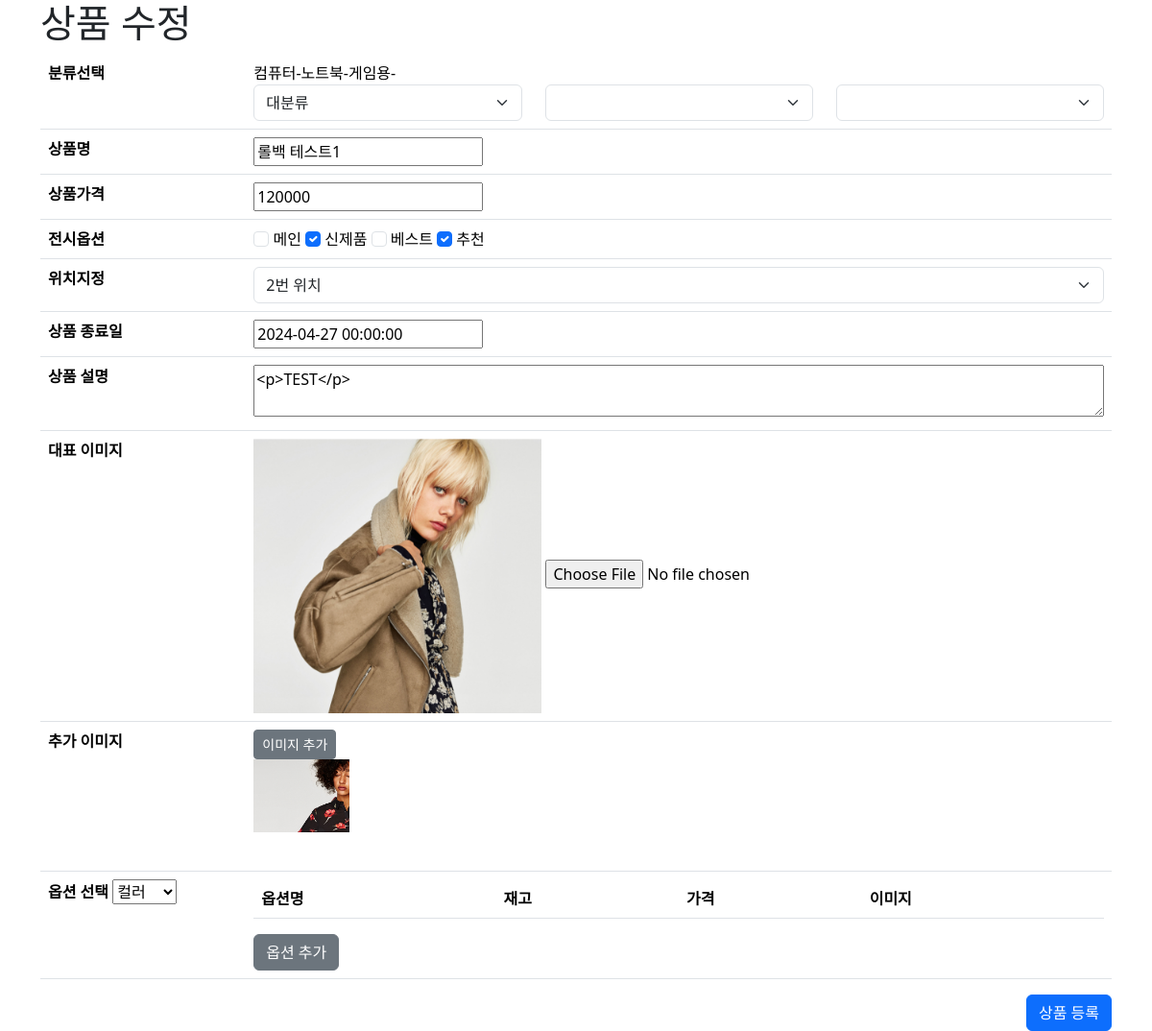
The page /admin/product/product_edit.php?pid=27 (signed in) on the database its author committed.
### tables this page shows
CREATE TABLE `category` (
  `cid` int(11) NOT NULL,
  `code` varchar(10) NOT NULL,
  `pcode` varchar(10) NOT NULL,
  `name` varchar(100) NOT NULL,
  `step` tinyint(4) NOT NULL
);

CREATE TABLE `products` (
  `pid` int(11) NOT NULL,
  `name` varchar(100) NOT NULL,
  `cate` varchar(100) NOT NULL,
  `content` text NOT NULL,
  `thumbnail` varchar(100) NOT NULL,
  `price` double NOT NULL,
  `sale_price` double DEFAULT NULL,
  `sale_ratio` double DEFAULT NULL,
  `cnt` int(11) DEFAULT NULL,
  `sale_cnt` int(11) DEFAULT NULL,
  `ismain` tinyint(4) DEFAULT NULL,
  `isnew` tinyint(4) DEFAULT NULL,
  `isbest` tinyint(4) DEFAULT NULL,
  `isrecom` tinyint(4) DEFAULT NULL,
  `locate` tinyint(4) DEFAULT NULL,
  `userid` varchar(100) DEFAULT NULL,
  `sale_end_date` datetime DEFAULT NULL,
  `reg_date` datetime DEFAULT NULL,
  `status` tinyint(4) DEFAULT NULL,
  `delivery_fee` double DEFAULT NULL,
  `product_image` varchar(100) DEFAULT NULL
);

CREATE TABLE `product_image_table` (
  `imgid` int(11) NOT NULL,
  `pid` int(11) DEFAULT NULL,
  `userid` varchar(100) DEFAULT NULL,
  `filename` varchar(100) DEFAULT NULL,
  `regdate` datetime DEFAULT current_timestamp(),
  `status` tinyint(4) DEFAULT 1
);

### admin/product/product_edit.php (the view, shortened to what this page needs)
<?php
include_once $_SERVER['DOCUMENT_ROOT'] . '/pinkping/inc/header.php';
$pid = $_GET['pid'];
$sql = "SELECT * FROM products WHERE pid = {$pid}";
$result = $mysqli -> query($sql);
$rs = $result->fetch_object();
$cates = $rs->cate;
$cateArray = str_split($cates, 5);
foreach($cateArray as $cate){
  $sql = "SELECT * FROM category WHERE code = '{$cate}'";
  $result = $mysqli -> query($sql);
  while($caters = $result->fetch_object()){
    $cateArr[] = $caters;
  }
}
$imgSql = "SELECT * FROM product_image_table WHERE pid = {$pid}";
$imgrs = $mysqli -> query($imgSql);
while ($irs = $imgrs->fetch_object()) {
    $rsArr[] = $irs;
}
?>
<link href="https://cdn.jsdelivr.net/npm/summernote@0.8.18/dist/summernote.min.css" rel="stylesheet">
<link rel="stylesheet" href="//code.jquery.com/ui/1.13.2/themes/base/jquery-ui.css">
<div class="container">
  <h1>상품 수정</h1>
  <form action="product_edit_ok.php" method="POST" enctype="multipart/form-data" id="product_save">
    <table class="table">
      <tbody>
        <tr>
          <th>분류선택</th>
          <td>
            <div>
              <?php
                foreach($cateArr as $cate){
                  echo $cate-> name. '-';
                }
              ?>
            </div>
            <div class="category row">
              <div class="col">
                <select class="form-select" aria-label="대분류" id="cate1" name="cate1" required>
                  <option selected disabled>대분류</option>
                </select>
              </div>
              <div class="col">
                <select class="form-select" aria-label="중분류" id="cate2" name="cate2">
                </select>
              </div>
              <div class="col">
                <select class="form-select" aria-label="소분류" id="cate3" name="cate3">
                </select>
              </div>
            </div>
          </td>
        </tr>
        <tr>
          <th>상품명</th>
          <td>
            <input type="text" name="name" id="name" placeholder="상품명" value="<?= $rs -> name?>" required>
          </td>
        </tr>
        <tr>
          <th>상품가격</th>
          <td>
            <input type="text" name="price" id="price" placeholder="상품가격" value="<?= $rs -> price?>" required>
          </td>
        </tr>
        <tr>
          <th>전시옵션</th>
          <td>
            <input class="form-check-input" type="checkbox" name="ismain" value="1" id="ismain"
              <?php
                if($rs->ismain){ echo "checked";}
                ?>
            >
            <label class="form-check-label" for="ismain">
              메인
            </label>
            <input class="form-check-input" type="checkbox" name="isnew" value="1" id="isnew"
              <?php
                if($rs->isnew){ echo "checked";}
                ?>
            >
            <label class="form-check-label" for="isnew">
              신제품
            </label>
            <input class="form-check-input" type="checkbox" name="isbest" value="1" id="isbest"
              <?php
                if($rs->isbest){ echo "checked";}
              ?>
            >
            <label class="form-check-label" for="isbest">
              베스트
            </label>
            <input class="form-check-input" type="checkbox" name="isrecom" value="1" id="isrecom"
              <?php
                if($rs->isrecom){ echo "checked";}
              ?>
            >
            <label class="form-check-label" for="isrecom">
              추천
            </label>
          </td>
        </tr>
        <tr>
          <th>위치지정</th>
          <td>
            <select class="form-select" name="locate" id="locate" aria-label="위치지정">
              <option value="2" <?php if($rs->locate == 2){ echo "selected";}?>>2번 위치</option>
            </select>
          </td>
        </tr>
        <tr>
          <th>상품 종료일</th>
          <td>
            <input type="text" name="sale_end_date" id="sale_end_date" value="<?= $rs -> sale_end_date?>">
          </td>
        </tr>
        <tr>
          <th>상품 설명</th>
          <td>
            <textarea id="summernote" name="desc" class="w-100"><?= $rs -> content?></textarea>
          </td>
        </tr>
        <tr>
          <th>대표 이미지</th>
          <td>
            <img src="<?= $rs -> thumbnail?>" alt="" class="thumbnail">
            <input type="file" name="thumbnail" id="thumbnail" accept="image/*" required>
          </td>
        </tr>
        <tr>
          <th>추가 이미지</th>
          <td>
            <div>
              <button type="button" class="btn btn-secondary btn-sm" id="addImage">이미지 추가</button>
            </div>
            <div class="addedthumbs">
            <?php
            if(isset($rsArr)){
                foreach($rsArr as $ra){
                    ?>
                    <img src="/pinkping/admin/upload/<?= $ra->filename; ?>" alt="">
                    <?php
                }
            }
            ?>
            </div>
            <div id="addedimages" class="d-flex gap-3 p-3">
            </div>
          </td>
        </tr>
        <tr>
          <th>
            <label for="optionCate1">옵션 선택</label>
            <select name="optionCate1" id="optionCate1">
              <option value="컬러" <?php if($optionName == '컬러'){ echo 'selected';} ?>>컬러</option>
            </select>
          </th>
          <td>
            <table class="table">
              <thead>
                <tr>
                  <th>옵션명</th>
                  <th>재고</th>
                  <th>가격</th>
                  <th>이미지</th>
                </tr>
              </thead>
            </table>
            <button type="button" class="btn btn-secondary optAddBtn">옵션 추가</button>
          </td>
        </tr>
      </tbody>
    </table>
    <div class="text-end">
      <button class="btn btn-primary">상품 등록</button>
    </div>
  </form>
</div>
<?php
include_once $_SERVER['DOCUMENT_ROOT'] . '/pinkping/inc/footer.php';
?>

### admin/product/product_edit.php (style rules this page uses)
.thumbnail { width: 300px; }
.addedthumbs img, .opt_thumb { width: 100px; }

### rows shown on the page
category: name "컴퓨터"
category: name "노트북"
category: name "게임용"
products: name "롤백 테스트1", price "120000", isnew "☑", isrecom "☑", locate "2번 위치", sale_end_date "2024-04-27 00:00:00", desc "<p>TEST</p>", thumbnail (picture)
product_image_table: filename (picture)
